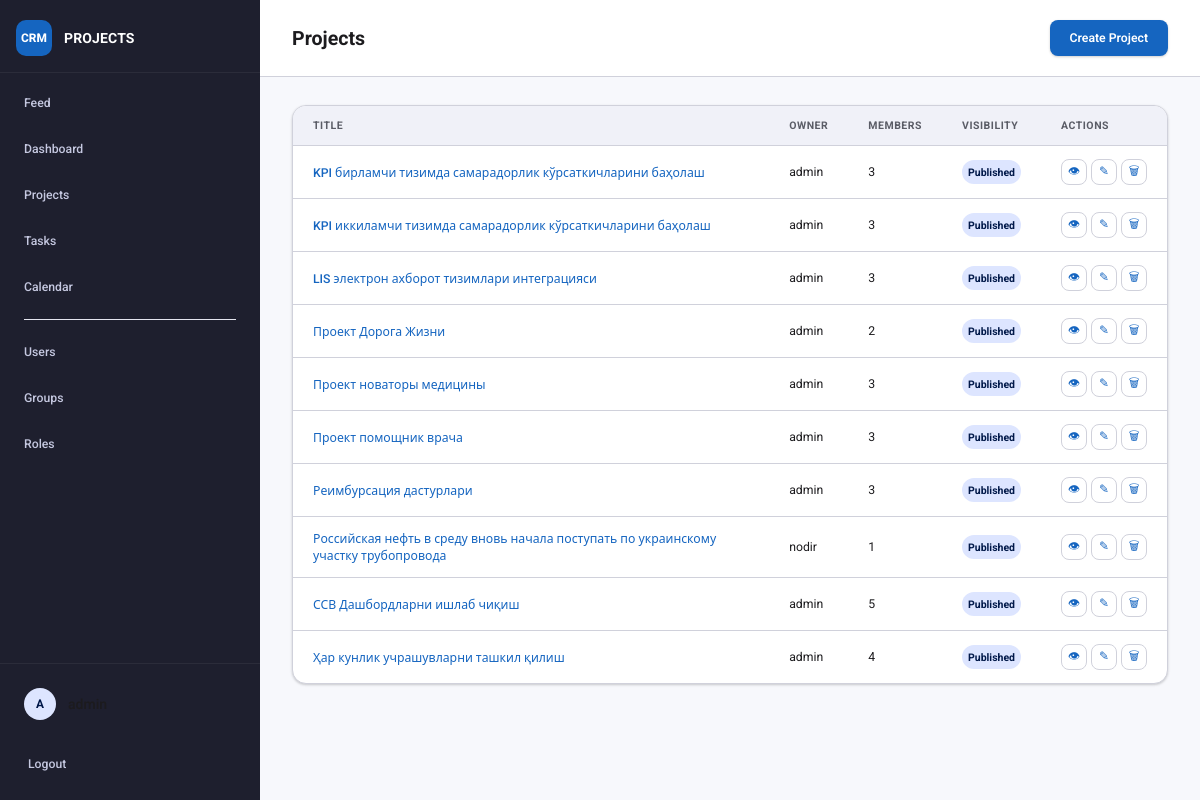
Page /projects/ (signed in) on the committed database.
### projects/models.py (models this page shows, shortened)
class Project(models.Model):
    title = models.CharField(max_length=200)
    description = models.TextField(blank=True)
    owner = models.ForeignKey(User, on_delete=models.CASCADE, related_name="owned_projects")
    members = models.ManyToManyField(User, blank=True, related_name="projects")
    hidden = models.BooleanField(default=False)
    created_at = models.DateTimeField(auto_now_add=True)
    updated_at = models.DateTimeField(auto_now=True)
    class Meta:
        ordering = ["title"]

### projects/views.py (the view)
# urls.py: path("projects/", views.project_list, name="project_list"),
@login_required
def project_list(request):
    projects = list(get_user_projects(request.user))
    for project in projects:
        project.can_edit = can_edit_project(request.user, project)
        project.can_delete = can_delete_project(request.user, project)
    return render(
        request,
        "projects/project_list.html",
        {
            "projects": projects,
            "can_manage_projects": can_manage_projects(request.user),
            "show_visibility_status": is_admin_role(request.user),
        },
    )

### projects/current_user.py (called while the page is built)
def set_current_user(user):
    return _current_user.set(user)

def reset_current_user(token):
    _current_user.reset(token)

### projects/views.py (called while the page is built, shortened)
def has_role(user, role_name):
    if not user.is_authenticated:
        return False
    return user.roles.filter(name__iexact=role_name).exists() or user.is_superuser

def is_admin_role(user):
    return has_role(user, "admin")

def can_manage_projects(user):
    return is_admin_role(user) or is_moderator_role(user) or has_role(user, "content") or has_role(user, "pm")

def can_edit_project(user, project):
    if not user.is_authenticated:
        return False
    if project.owner_id == user.id:
        return True
    if is_admin_role(user):
        return True
    return has_role(user, "content") or has_role(user, "pm")

def can_delete_project(user, project):
    if not user.is_authenticated:
        return False
    if project.owner_id == user.id:
        return True
    return is_admin_role(user)

def get_user_projects(user):
    if is_admin_role(user) or has_role(user, "content"):
        return Project.objects.select_related("owner").prefetch_related("members")

### projects/templates/projects/project_list.html
{% extends "projects/base.html" %}
{% block page_header %}
<div class="page-header">
    <h1>Projects</h1>
    <div class="page-actions">
        {% if can_manage_projects %}
        <a class="button" href="{% url 'project_create' %}">Create Project</a>
        {% endif %}
    </div>
</div>
{% endblock %}
{% block content %}
<div class="table-wrap">
<table class="table-list">
    <thead>
        <tr>
            <th>Title</th>
            <th>Owner</th>
            <th>Members</th>
            {% if show_visibility_status %}
            <th>Visibility</th>
            {% endif %}
            <th>Actions</th>
        </tr>
    </thead>
    <tbody>
        {% for project in projects %}
        <tr>
            <td><a href="{% url 'project_detail' project.pk %}">{{ project.title }}</a></td>
            <td>{{ project.owner.username }}</td>
            <td>{{ project.members.count }}</td>
            {% if show_visibility_status %}
            <td><span class="badge{% if project.hidden %} badge-danger{% endif %}">{{ project.hidden|yesno:"Hidden,Published" }}</span></td>
            {% endif %}
            <td>
                <span class="table-actions">
                    <a class="table-action-icon" href="{% url 'project_detail' project.pk %}" title="View project" aria-label="View project"><span aria-hidden="true">👁</span><span class="sr-only">View project</span></a>
                    {% if project.can_edit %}
                    <a class="table-action-icon" href="{% url 'project_update' project.pk %}" title="Edit project" aria-label="Edit project"><span aria-hidden="true">✎</span><span class="sr-only">Edit project</span></a>
                    {% endif %}
                    {% if project.can_delete %}
                    <a class="table-action-icon table-action-icon--danger" href="{% url 'project_delete' project.pk %}" title="Delete project" aria-label="Delete project"><span aria-hidden="true">🗑</span><span class="sr-only">Delete project</span></a>
                    {% endif %}
                </span>
            </td>
        </tr>
        {% empty %}
        <tr>
            <td colspan="{% if show_visibility_status %}5{% else %}4{% endif %}">No projects available.</td>
        </tr>
        {% endfor %}
    </tbody>
</table>
</div>
{% endblock %}

### projects/templates/projects/base.html (shortened to what this page needs)
{% load static %}
{% load role_tags %}
<!DOCTYPE html>
<html lang="en">
<head>
    <link rel="stylesheet" href="{% static 'projects/css/style.css' %}" />
</head>
<body class="{% block body_class %}app-body{% endblock %}">
<div class="app-shell">
    {% block header %}
    <aside class="sidebar">
        <div class="sidebar-brand">
            <div class="brand-icon">CRM</div>
            <div>
                <div class="brand-title">PROJECTS</div>
            </div>
        </div>
        <nav class="sidebar-nav">
            <a class="sidebar-link" href="{% url 'home' %}">
                <span class="nav-label">Feed</span>
            </a>
            <a class="sidebar-link" href="{% url 'dashboard' %}">
                <span class="nav-label">Dashboard</span>
            </a>
            <a class="sidebar-link" href="{% url 'project_list' %}">
                <span class="nav-label">Projects</span>
            </a>
            <a class="sidebar-link" href="{% url 'task_list' %}">
                <span class="nav-label">Tasks</span>
            </a>
            <a class="sidebar-link" href="{% url 'calendar' %}">
                <span class="nav-label">Calendar</span>
            </a>
            {% if user.is_staff or user.is_superuser or user|has_role:'admin' %}
                <div class="nav-divider" style="height: 1px; background: var(--md-surface-variant); margin: 8px 16px;"></div>
                <a class="sidebar-link" href="{% url 'user_list' %}">
                    <span class="nav-label">Users</span>
                </a>
                <a class="sidebar-link" href="{% url 'group_list' %}">
                    <span class="nav-label">Groups</span>
                </a>
                <a class="sidebar-link" href="{% url 'role_list' %}">
                    <span class="nav-label">Roles</span>
                </a>
            {% endif %}
        </nav>
        <div class="sidebar-footer" style="margin-top: auto; padding: 12px;">
            {% if user.is_authenticated %}
                <div class="user-info" style="padding: 12px; display: flex; align-items: center; gap: 12px; margin-bottom: 8px;">
                    <div class="user-avatar" style="width: 32px; height: 32px; border-radius: 16px; background: var(--md-primary-container); display: flex; align-items: center; justify-content: center; font-weight: 700;">{{ user.username|first|upper }}</div>
                    <span style="font-weight: 500;">{{ user.username }}</span>
                </div>
                <a class="sidebar-link" href="{% url 'logout' %}" style="height: 48px;">Logout</a>
            {% else %}
                <a class="sidebar-link" href="{% url 'login' %}">Login</a>
            {% endif %}
        </div>
    </aside>
    {% endblock %}
    <div class="workspace">
        {% block page_header %}{% endblock %}
        <main class="workspace-content">
            <div class="container page-container">
                {% block content %}{% endblock %}
            </div>
        </main>
    </div>
</div>
</body>
</html>

### projects/static/projects/css/style.css (style rules this page uses)
* { box-sizing: border-box; }
html, body { margin: 0; padding: 0; height: 100%; font-family: 'Roboto', system-ui, sans-serif; font-size: 14px; background: var(--md-surface); color: var(--md-on-surface); }
.app-shell { display: grid; grid-template-columns: 260px 1fr; height: 100vh; overflow: hidden; }
.sidebar { background: var(--md-nav-bg); display: flex; flex-direction: column; height: 100vh; overflow-y: auto; border-right: none; }
.sidebar-brand { display: flex; align-items: center; gap: 12px; padding: 20px 16px 16px; border-bottom: 1px solid rgba(255,255,255,0.06); margin-bottom: 8px; }
.brand-icon { width: 36px; height: 36px; background: var(--md-primary); color: #fff; border-radius: 10px; display: flex; align-items: center; justify-content: center; font-weight: 800; font-size: 0.85rem; flex-shrink: 0; }
.brand-title { font-size: 1rem; font-weight: 700; color: #fff; letter-spacing: .01em; }
.sidebar-nav { display: flex; flex-direction: column; gap: 2px; padding: 0 8px; flex: 1; }
.sidebar-link { display: flex; align-items: center; height: 44px; padding: 0 16px; border-radius: 10px; text-decoration: none; color: var(--md-nav-text); font-weight: 500; font-size: 0.875rem; transition: background 0.15s ease, color 0.15s ease; white-space: nowrap; }
.nav-divider { height: 1px; background: rgba(255,255,255,.07); margin: 8px 16px; }
.sidebar-footer { padding: 12px 8px 16px; border-top: 1px solid rgba(255,255,255,.06); margin-top: auto; }
.user-info { display: flex; align-items: center; gap: 10px; padding: 8px 12px 12px; }
.user-avatar { width: 32px; height: 32px; border-radius: 50%; background: var(--md-primary-container); color: var(--md-on-primary-container); display: flex; align-items: center; justify-content: center; font-weight: 700; font-size: 0.85rem; flex-shrink: 0; }
.workspace { display: flex; flex-direction: column; height: 100vh; overflow-y: auto; background: var(--md-surface); }
.workspace-content { padding: 0; }
.container { width: 100%; }
.page-container { padding: 28px 32px; }
.page-header { display: flex; align-items: center; justify-content: space-between; flex-wrap: wrap; gap: 12px; padding: 20px 32px; background: var(--md-surface-card); border-bottom: 1px solid var(--md-outline-variant); position: sticky; top: 0; z-index: 10; }
.page-header h1 { margin: 0; font-size: 1.4rem; font-weight: 700; color: var(--md-on-surface); }
.page-actions, .header-actions { display: flex; gap: 8px; align-items: center; }
h1 { margin: 0 0 4px; font-size: 1.4rem; font-weight: 700; }
a { color: var(--md-primary); text-decoration: none; }
.button { display: inline-flex; align-items: center; justify-content: center; gap: 6px; height: 36px; padding: 0 20px; border-radius: 8px; background: var(--md-primary); color: #fff; font-size: 0.875rem; font-weight: 600; font-family: inherit; border: none; cursor: pointer; text-decoration: none; box-shadow: var(--md-elev1); transition: filter 0.15s, box-shadow 0.15s; white-space: nowrap; }
.badge { min-width: 24px; height: 24px; padding: 0 6px; border-radius: 12px; background: var(--md-primary-container); color: var(--md-on-primary-container); font-size: 0.75rem; font-weight: 700; display: inline-flex; align-items: center; justify-content: center; }
.table-wrap { background: var(--md-surface-card); border: 1px solid var(--md-outline-variant); border-radius: 14px; overflow: hidden; box-shadow: var(--md-elev1); }
.table-list { width: 100%; border-collapse: collapse; }
.table-list th { background: #f0f1f8; padding: 13px 20px; font-size: 0.75rem; font-weight: 700; text-transform: uppercase; letter-spacing: .05em; color: var(--md-on-surface-muted); text-align: left; border-bottom: 1px solid var(--md-outline-variant); white-space: nowrap; }
.table-list td { padding: 13px 20px; border-bottom: 1px solid var(--md-outline-variant); font-size: 0.875rem; color: var(--md-on-surface); vertical-align: middle; }
.table-list tr:last-child td { border-bottom: none; }
.table-list td a { color: var(--md-primary); font-weight: 500; }
.table-actions { display: inline-flex; align-items: center; gap: 4px; flex-wrap: nowrap; white-space: nowrap; }
.table-action-icon { display: inline-flex; align-items: center; justify-content: center; width: 26px; height: 26px; border: 1px solid var(--md-outline-variant); border-radius: 8px; color: var(--md-primary); background: var(--md-surface-card); text-decoration: none; font-size: 0.85rem; line-height: 1; }
.table-action-icon--danger { color: var(--md-error); }

### rows in the picture
Project: title "KPI бирламчи тизимда самарадорлик кўрсаткичларини баҳолаш", owner.username "admin", members.count "3", hidden "Published"
Project: title "KPI иккиламчи тизимда самарадорлик кўрсаткичларини баҳолаш", owner.username "admin", members.count "3", hidden "Published"
Project: title "LIS электрон ахборот тизимлари интеграцияси", owner.username "admin", members.count "3", hidden "Published"
Project: title "Проект Дорога Жизни", owner.username "admin", members.count "2", hidden "Published"
Project: title "Проект новаторы медицины", owner.username "admin", members.count "3", hidden "Published"
Project: title "Проект помощник врача", owner.username "admin", members.count "3", hidden "Published"
Project: title "Реимбурсация дастурлари", owner.username "admin", members.count "3", hidden "Published"
Project: title "Российская нефть в среду вновь начала поступать по украинскому участку трубопровода", owner.username "nodir", members.count "1", hidden "Published"
Project: title "ССВ Дашбордларни ишлаб чиқиш", owner.username "admin", members.count "5", hidden "Published"
Project: title "Ҳар кунлик учрашувларни ташкил қилиш", owner.username "admin", members.count "4", hidden "Published"

### other values in the picture
{{ user.username|first|upper }} "A"
